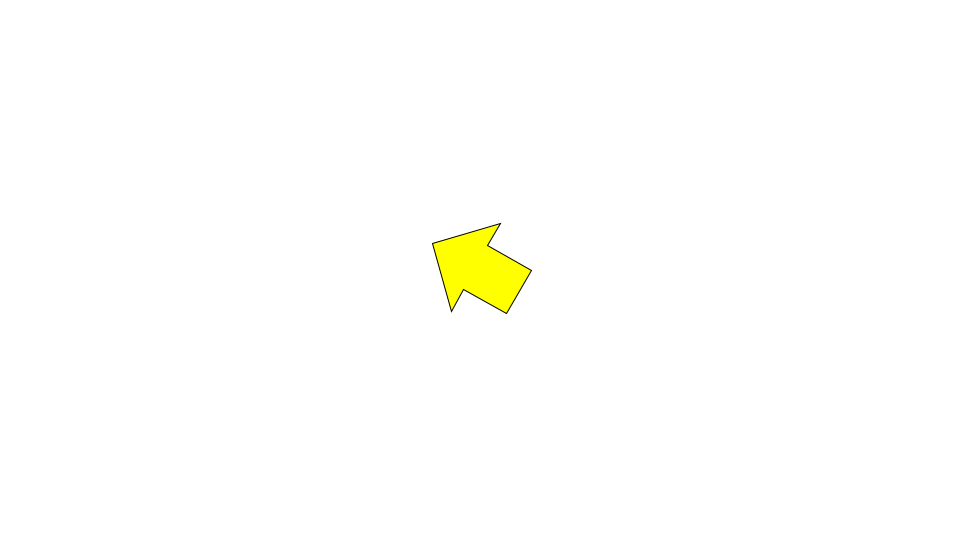
Frame 1 (no input)
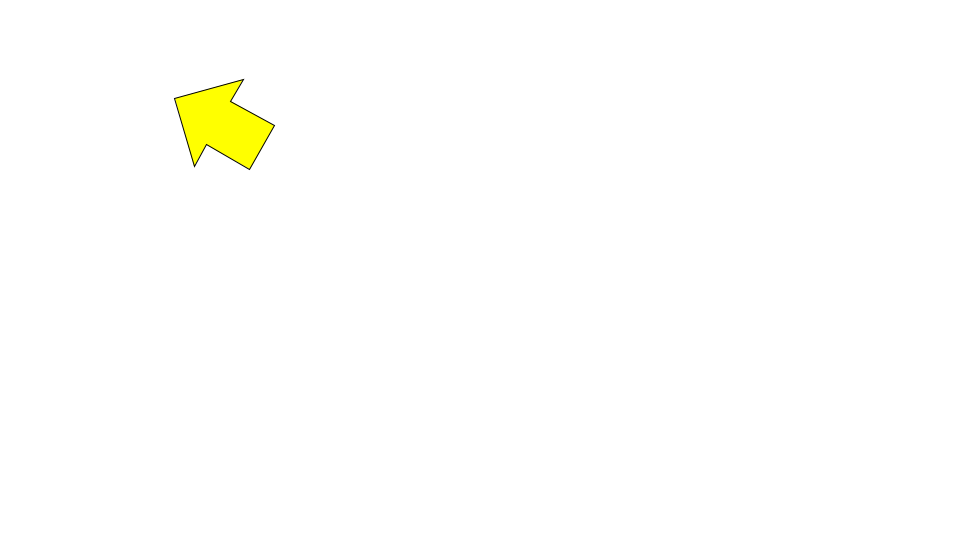
Frame 60 (the mouse pressed at the canvas centre just before this capture)
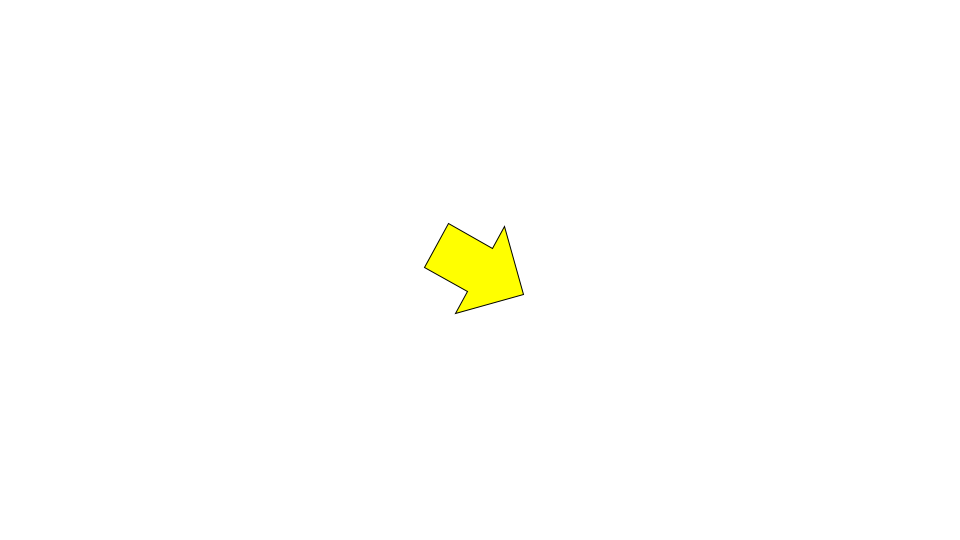
Frame 120 (the mouse held since frame 60 and released just before this capture)

The Processing sketch that drew these frames (run headless with seeded random() and noise(); from frame 60 on, the mouse is pressed at the canvas centre):

// Processing sketch: FollowMouse
// ── FollowMouse.pde
Arrow arrow;
float speed = 5;

void setup() {
  size(960, 540);
  frameRate(30);
  initialize();
}

void initialize() {
  smooth();
  arrow = new Arrow();
  arrow.x = width/2;
  arrow.y = height/2;
  arrow.setFillColor(color(255, 255, 0));
}

void draw() {
  background(255);

  float dx = mouseX - arrow.x;
  float dy = mouseY - arrow.y;
  float angle = atan2(dy, dx);
  arrow.rotation = angle * 180 / PI;
  float vx = cos(angle) * speed;
  float vy = sin(angle) * speed;
  arrow.x += vx;
  arrow.y += vy;
  arrow.update();
}

////////////////////////////////

class Arrow extends Sprite {
  Arrow() {
    super();
  }
  
  void draw() {
    beginShape();
    vertex(-50, -25);
    vertex(0, -25);
    vertex(0, -50);
    vertex(50, 0);
    vertex(0, 50);
    vertex(0, 25);
    vertex(-50, 25);
    vertex(-50, -25);
    endShape(CLOSE);  
  }
}

////////////////////////////////

class Sprite {
  float x, y;
  float scaleX, scaleY;
  float width, height;
  float rotation;
  boolean visible;
  color strokeColor;
  color fillColor;
  Boolean isStroke;
  Boolean isFill;
  
  Sprite() {
    x = 0.0;
    y = 0.0;
    scaleX = 1.0;
    scaleY = 1.0;
    rotation = 0.0;
    strokeColor = color(0);
    fillColor = color(0);
    isStroke = false;
    isFill = false;
    visible = true;
  }
  
  void update() {
    if(! visible) return;
    pushMatrix();
    translate(x, y);
    scale(scaleX, scaleY);
    rotate(rotation * PI / 180.0);
    if(isStroke) stroke(strokeColor);
    if(isFill) fill(fillColor);
    draw();
    popMatrix();
  }
  
  void setStrokeColor(color strokeColor) {
    this.strokeColor = strokeColor;
    isStroke = true;
  }
  
  void setFillColor(color fillColor) {
    this.fillColor = fillColor;
    isFill = true;
  }
  
  void draw() {}
}
